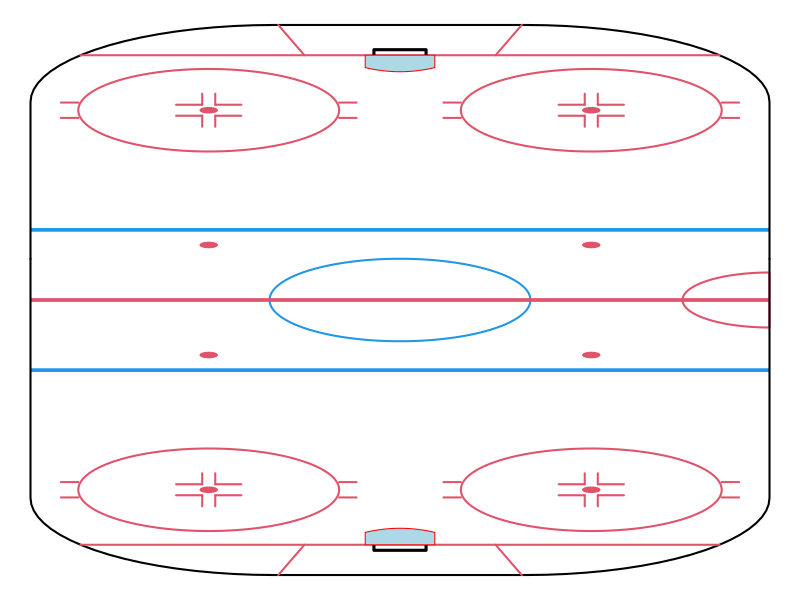

Recreate this plot in R.
##############################################################################
#plotting elements for the rink proper.  I most certainly stole this image generator from the internet & will credit when I stumble across it again

faceoff.circle = function (x,y) {
  
  theta = seq(0,2*pi,length=300)
  #outer.
  polygon (x + 15*cos(theta),
           y + 15*sin(theta),
           lwd=2,
           border=2)
  polygon (x + 1*cos(theta),
           y + 1*sin(theta),
           col=2,
           border=2)
  segments (c(x-0.75,x-0.75, x+0.75,x+0.75, x-0.75,x-0.75, x+0.75,x+0.75),
            c(y-2,y-2, y-2,y-2, y+2,y+2,y+2,y+2),
            c(x-0.75,x-3.75, x+0.75,x+3.75, x-0.75,x-3.75, x+0.75,x+3.75),
            c(y-6,y-2, y-6,y-2, y+6,y+2,y+6,y+2),
            col=2, lwd=2)
 dd <- (5+7/12)/2
 segments (c(x-15, x-15, x+15, x+15),
           c(y-dd, y+dd, y-dd, y+dd),
           c(x-17, x-17, x+17, x+17),
           c(y-dd, y+dd, y-dd, y+dd),
           col=2, lwd=2)
}

goal.crease = function (flip=1) {
  xseq = seq(-4,4,length=100)
  polygon (c(-4, xseq, 4),
           flip*c(89, 83+xseq^2/4^2*1.5, 89),
           col="lightblue", border="red")
}

rink.plot.blank = function (...) {
  plot(c(42.6,-42.6), c(101,0), ty="n", ylim=c(101,25), xlim=c(-42.6, 42.6), ylab="", xlab="", axes=FALSE, ...)
}

rink.plot = function (fresh=TRUE, ...) {
  if (fresh) rink.plot.blank (...)
  rect(-42.5, 25, 42.5, 26, col=4, border=4)
  lines (c(-42.5, 
           -42.5 + 28 - 28*cos(seq(0,pi/2,length=20)),
           42.5 - 28 + 28*cos(seq(pi/2,0,length=20)),
           42.5),
         c(15,
           72 + 28*sin(seq(0,pi/2,length=20)),
           72 + 28*sin(seq(pi/2,0,length=20)),
           15),
         col=1, lwd=2)

  goal.line.extreme = 42.5 - 28 + sqrt(28^2 - (28-11)^2)
  
  lines(goal.line.extreme*c(-1, 1), rep(89,2), col=2,lwd=2)        #the goal line.
  
  lines(c(-3,-3,3,3), c(90,92,92,90)-1, col=1, lwd=3)    #the goal net.
  goal.crease()
  segments(c(-11, 11), c(89,89), c(-14,14), c(100,100), col=2, lwd=2)
  
  faceoff.circle (-22, 69)
  faceoff.circle (22, 69)
}


full.rink = function () {

  theta = seq(0,2*pi,length=300)
  par(mar=c(0,0,0,0))
  plot(c(-42.6, 42.6), c(-101,101), ty="n", ylim=c(-101,101), xlim=c(-42.6, 42.6), ylab="", xlab="", axes=FALSE)

  polygon (15*cos(theta), 15*sin(theta), lwd=2, border=4)
  theta2 = seq (pi/2, 3*pi/2, length=300)
  polygon (42.5 + 10*cos(theta2), 10*sin(theta2), lwd=2, border=2)
  
  rect(-42.5, 25, 42.5, 26, col=4, border=4)
  rect(-42.5, -25, 42.5, -26, col=4, border=4)
  rect(-42.5, -0.5, 42.5, 0.5, col=2, border=2)

  
  lines (c(-42.5, 
           -42.5 + 28 - 28*cos(seq(0,pi/2,length=20)),
           42.5 - 28 + 28*cos(seq(pi/2,0,length=20)),
           42.5),
         c(15,
           72 + 28*sin(seq(0,pi/2,length=20)),
           72 + 28*sin(seq(pi/2,0,length=20)),
           15),
         col=1, lwd=2)
  lines (c(-42.5, 
           -42.5 + 28 - 28*cos(seq(0,pi/2,length=20)),
           42.5 - 28 + 28*cos(seq(pi/2,0,length=20)),
           42.5),
         c(15,
           -72 - 28*sin(seq(0,pi/2,length=20)),
           -72 - 28*sin(seq(pi/2,0,length=20)),
           15),
         col=1, lwd=2)

  
  goal.line.extreme = 42.5 - 28 + sqrt(28^2 - (28-11)^2)
  
  lines(goal.line.extreme*c(-1, 1), rep(89,2), col=2,lwd=2)        #the goal line.
  lines(goal.line.extreme*c(-1, 1), rep(-89,2), col=2,lwd=2)        #the goal line.
  
  lines(c(-3,-3,3,3), c(90,92,92,90)-1, col=1, lwd=3)    #the goal net.
  lines(c(-3,-3,3,3), -(c(90,92,92,90)-1), col=1, lwd=3)    #the goal net.
  goal.crease(); goal.crease(-1)
  ## traps.
  segments(c(-11, 11, -11, 11), c(89,89,-89,-89),
           c(-14,14,-14,14), c(100,100, -100,-100), col=2, lwd=2)
  
  faceoff.circle (-22, 69)
  faceoff.circle (22, 69)

  faceoff.circle (-22, -69)
  faceoff.circle (22, -69)

  faceoff.dot = function (x,y) {
      polygon (x + 1*cos(theta),
               y + 1*sin(theta),
               col=2,
               border=2)
  }
  faceoff.dot (22,20); faceoff.dot (22,-20); faceoff.dot (-22,20); faceoff.dot (-22,-20);
  
}

png("D:/Scripts/Modeling/nhl_api/nhl_api_modeling/ice_rink.png", width=860, height=2050)
full.rink()
dev.off()